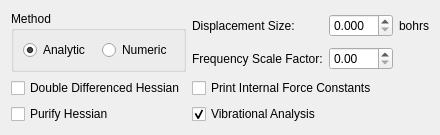
         <widget class="QWidget" name="hessianWidget">
          <layout class="QGridLayout">
           <item row="3" column="1" colspan="2">
            <widget class="QCheckBox" name="hessianVibrationalCheck">
             <property name="text">
              <string>Vibrational Analysis</string>
             </property>
             <property name="checked">
              <bool>true</bool>
             </property>
            </widget>
           </item>
           <item row="0" column="0" rowspan="2">
            <widget class="QGroupBox" name="hessianMethodBox">
             <property name="title">
              <string>Method</string>
             </property>
             <layout class="QHBoxLayout">
              <item>
               <widget class="QRadioButton" name="hessianAnalyticRadio">
                <property name="text">
                 <string>Analytic</string>
                </property>
                <property name="checked">
                 <bool>true</bool>
                </property>
               </widget>
              </item>
              <item>
               <widget class="QRadioButton" name="hessianNumericRadio">
                <property name="text">
                 <string>Numeric</string>
                </property>
               </widget>
              </item>
             </layout>
            </widget>
           </item>
           <item row="2" column="0">
            <widget class="QCheckBox" name="hessianDoubleCheck">
             <property name="text">
              <string>Double Differenced Hessian</string>
             </property>
            </widget>
           </item>
           <item row="2" column="1" colspan="2">
            <widget class="QCheckBox" name="hessianPrintCheck">
             <property name="text">
              <string>Print Internal Force Constants</string>
             </property>
            </widget>
           </item>
           <item row="0" column="1">
            <widget class="QLabel" name="label_33">
             <property name="text">
              <string>Displacement Size:</string>
             </property>
            </widget>
           </item>
           <item row="3" column="0">
            <widget class="QCheckBox" name="hessianPurifyCheck">
             <property name="text">
              <string>Purify Hessian</string>
             </property>
            </widget>
           </item>
           <item row="1" column="1">
            <widget class="QLabel" name="label_31">
             <property name="text">
              <string>Frequency Scale Factor:</string>
             </property>
            </widget>
           </item>
           <item row="0" column="3">
            <widget class="QLabel" name="label_32">
             <property name="text">
              <string>bohrs</string>
             </property>
            </widget>
           </item>
           <item row="0" column="2">
            <widget class="QDoubleSpinBox" name="hessianDisplacementDouble">
             <property name="decimals">
              <number>3</number>
             </property>
            </widget>
           </item>
           <item row="1" column="2">
            <widget class="QDoubleSpinBox" name="hessianScaleDouble"/>
           </item>
           <item row="4" column="0">
            <spacer>
             <property name="orientation">
              <enum>Qt::Vertical</enum>
             </property>
             <property name="sizeHint" stdset="0">
              <size>
               <width>20</width>
               <height>0</height>
              </size>
             </property>
            </spacer>
           </item>
          </layout>
         </widget>
